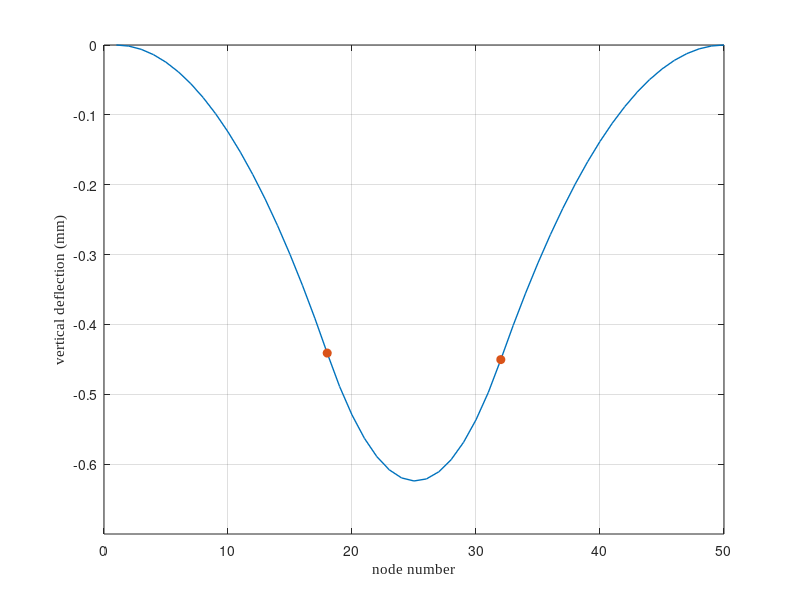
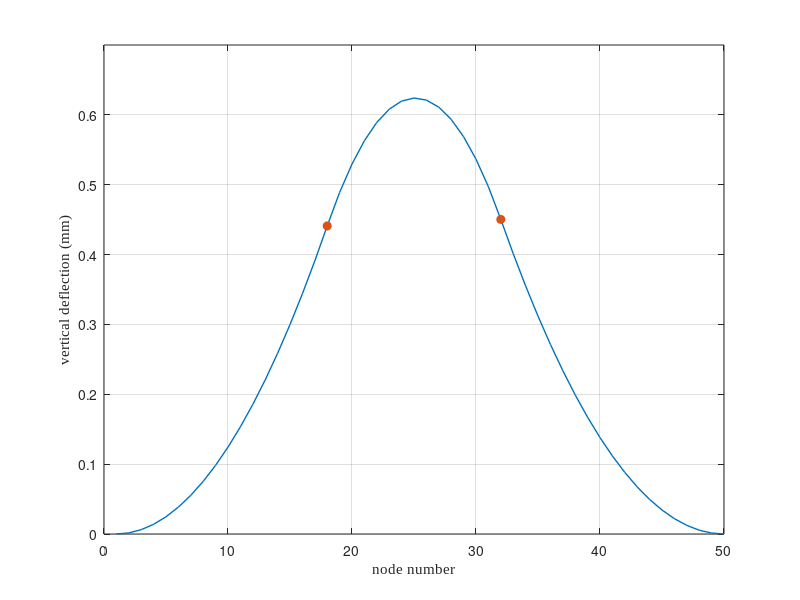
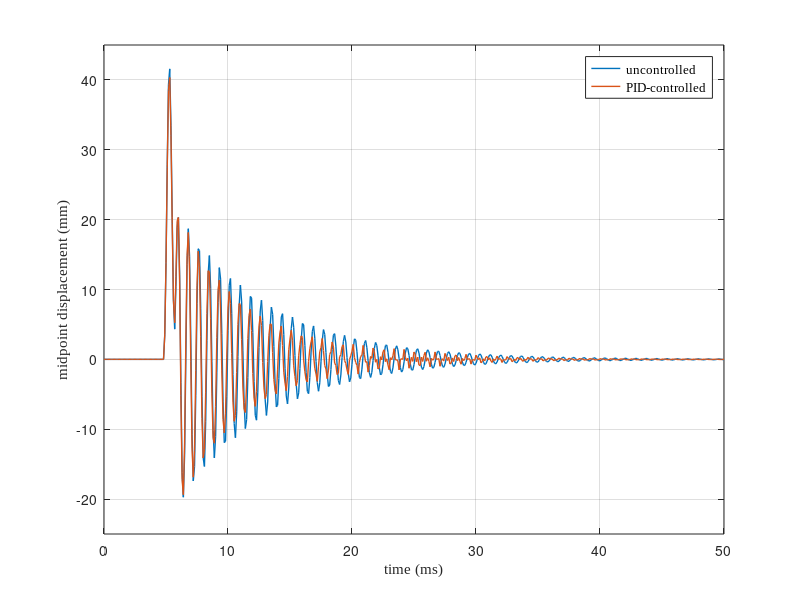
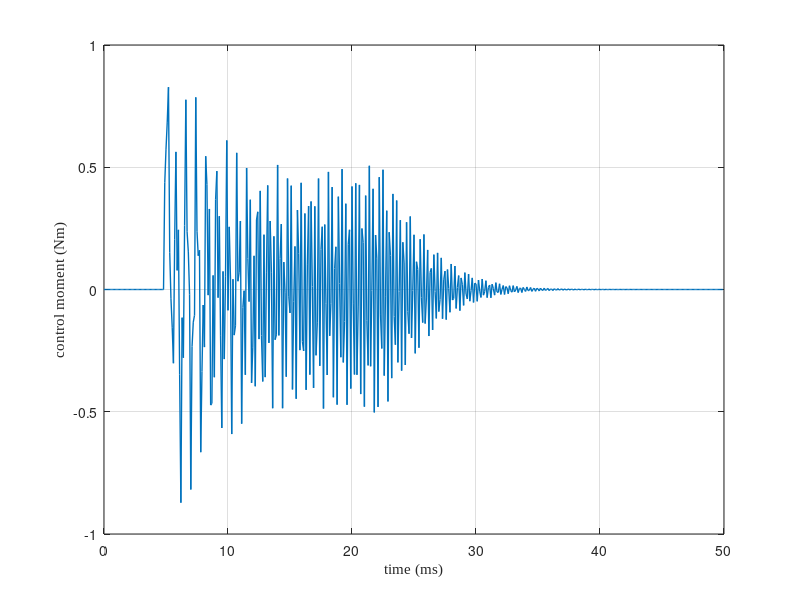

Reproduce these figures in MATLAB, in order. (Note: this script raises an error after producing the figures.)
clear; clc; close all;
% Directory to save figures
saveDir = 'C:\Users\trott\Dropbox\Conference Papers\In Progress\Roberts2025_IMECE\Latex\Figures';
if ~exist(saveDir, 'dir')
    mkdir(saveDir);
end

%% FEM Model Setup
% nElem = 49; E = 210e9; A = 0.01; I = 8.333e-6; rho = 7850; L = 2;
%nElem = 49; E = 210e9; width = 0.05; thickness = 0.005; rho = 7850; L = 1;
nElem = 49; E = 1.8602e10; width = 0.0254; thickness = 0.0016002; rho = 515.379; L = 0.0889;
A = width * thickness; I = (width * thickness^3) / 12; 
nNode = nElem + 1; dof_per_node = 3; totalDOF = nNode * dof_per_node;
Le = L / nElem;
nFrames = 50; colors = lines(nFrames);

% Element matrices
ke_axial = (E*A/Le)*[1 -1; -1 1];
ke_bend = (E*I/Le^3)*[12 6*Le -12 6*Le; 6*Le 4*Le^2 -6*Le 2*Le^2;
                      -12 -6*Le 12 -6*Le; 6*Le 2*Le^2 -6*Le 4*Le^2];
ke = zeros(6); me = zeros(6);
axial = [1 4]; bend = [2 3 5 6];
ke(axial,axial) = ke_axial; ke(bend,bend) = ke_bend;

me_axial = (rho*A*Le/6)*[2 1; 1 2];
me_bend = (rho*A*Le/420)*[156 22*Le 54 -13*Le; 22*Le 4*Le^2 13*Le -3*Le^2;
                          54 13*Le 156 -22*Le; -13*Le -3*Le^2 -22*Le 4*Le^2];
me(axial,axial) = me_axial; me(bend,bend) = me_bend;

K = zeros(totalDOF); M = zeros(totalDOF);
for e = 1:nElem
    idx = (e-1)*dof_per_node + (1:6);
    K(idx,idx) = K(idx,idx) + ke;
    M(idx,idx) = M(idx,idx) + me;
end

% Fixed-fixed boundary
fixedDOF = [1,2,3, totalDOF-2, totalDOF-1, totalDOF];
freeDOF = setdiff(1:totalDOF, fixedDOF);
Kf = K(freeDOF,freeDOF); Mf = M(freeDOF,freeDOF);

%% Static Deflection Under Moment Couple
% Prepare load vector
F_static = zeros(totalDOF, 1);

% Define same moment couple as in control: Nodes 20 and 30
nodeL = 18; nodeR = 32;
DOF_thetaL = (nodeL - 1)*dof_per_node + 3;
DOF_thetaR = (nodeR - 1)*dof_per_node + 3;

M0 = 0.5;  % Nm magnitude of static moment
F_static(DOF_thetaL) = -M0;
F_static(DOF_thetaR) = +M0;

% Apply boundary conditions
F_static_reduced = F_static(freeDOF);

% Solve static equilibrium: Kf * u = F_static
U_static = zeros(totalDOF, 1);
U_static(freeDOF) = Kf \ F_static_reduced;

% Extract vertical displacements
x_nodes = 1:nNode;
w_static = U_static(2:dof_per_node:end);  % vertical DOFs

figure('Units','inches','Position',[1 1 3.6 2.0]);
plot(x_nodes, 1e3*w_static, '-', 'LineWidth', 1);
hold on;

% Mark moment application nodes with red circles
plot(x_nodes([nodeL, nodeR]), 1e3*w_static([nodeL, nodeR]), 'o', ...
     'MarkerSize', 6, 'MarkerFaceColor', colors(2,:), 'Color', colors(2,:));

xlabel('node number', 'FontName', 'Times New Roman', 'FontSize', 11);
ylabel('vertical deflection (mm)', 'FontName', 'Times New Roman', 'FontSize', 11);
ylim([-0.7 0]);
grid on; box on;
print(gcf, fullfile(saveDir, 'static_deflection_moment1'), '-dpng', '-r300');


F_static(DOF_thetaL) = +M0;  % flipped
F_static(DOF_thetaR) = -M0;

% Apply BCs and solve
F_static_reduced = F_static(freeDOF);
U_static = zeros(totalDOF, 1);
U_static(freeDOF) = Kf \ F_static_reduced;

% Extract and plot
x_nodes = 1:nNode;
w_static = U_static(2:dof_per_node:end);  % vertical DOFs

figure('Units','inches','Position',[1 1 3.6 2.0]);
plot(x_nodes, 1e3*w_static, '-', 'LineWidth', 1);
hold on;

% Mark moment application nodes with red circles
plot(x_nodes([nodeL, nodeR]), 1e3*w_static([nodeL, nodeR]), 'o', ...
     'MarkerSize', 6, 'MarkerFaceColor', colors(2,:), 'Color', colors(2,:));
xlabel('node number', 'FontName', 'Times New Roman', 'FontSize', 11);
ylabel('vertical deflection (mm)', 'FontName', 'Times New Roman', 'FontSize', 11);
ylim([0 0.7]);
grid on; box on;
print(gcf, fullfile(saveDir, 'static_deflection_moment2'), '-dpng', '-r300');

%% Rayleigh damping
zeta1 = 0.02; zeta2 = 0.02;
[Phi,D] = eig(Kf,Mf); omega = sqrt(diag(D));
A = [1/(2*omega(1)) omega(1)/2; 1/(2*omega(2)) omega(2)/2];
ab = A\[zeta1; zeta2]; alpha = ab(1); beta = ab(2);
Cf = alpha*Mf + beta*Kf;

%% Time Integration Setup
dt = 1e-4; Tmax = 0.05; Nt = round(Tmax/dt); t = (0:Nt)*dt;
nDOF_f = length(freeDOF);

% Initial Conditions
W_free = zeros(nDOF_f,Nt+1); V = zeros(nDOF_f,Nt+1); Aacc = zeros(nDOF_f,Nt+1);

% Apply impulse near control region
impulse_node = round(25);  
mid_dof_global = (impulse_node-1)*dof_per_node + 2;
mid_dof = find(freeDOF==mid_dof_global);

f_dyn = zeros(nDOF_f, Nt+1);
impulse_val = 1000;

% Apply impulse starting at 0.1 ms (0.0001 s)
impulse_start_time = 0.005;  % seconds
impulse_duration = 0.001;     % impulse lasts for 1 ms
start_idx = round(impulse_start_time / dt);
num_impulse_steps = round(impulse_duration / dt);

% Apply impulse to f_dyn starting at start_idx
f_dyn(mid_dof, start_idx : start_idx + num_impulse_steps - 1) = impulse_val;

% Newmark coefficients
b = 1/4; g = 1/2;
a0 = 1/(b*dt^2); a1 = g/(b*dt); a2 = 1/(b*dt); a3 = 1/(2*b)-1;
a4 = g/b - 1; a5 = dt*(g/(2*b)-1);
Keff = Kf + a1*Cf + a0*Mf;

%% Free Response Simulation
W = W_free; Aacc(:,1) = Mf\(f_dyn(:,1) - Cf*V(:,1) - Kf*W(:,1));
for n = 1:Nt
    Feff = f_dyn(:,n+1) + ...
        Mf*(a0*W(:,n) + a2*V(:,n) + a3*Aacc(:,n)) + ...
        Cf*(a1*W(:,n) + a4*V(:,n) + a5*Aacc(:,n));
    W(:,n+1) = Keff \ Feff;
    Aacc(:,n+1) = a0*(W(:,n+1)-W(:,n)) - a2*V(:,n) - a3*Aacc(:,n);
    V(:,n+1) = V(:,n) + dt*((1-g)*Aacc(:,n) + g*Aacc(:,n+1));
end
W_free = W; A_free = Aacc; V_free = V;

% Control nodes (adjacent rotation DOFs)
left_node = 18; right_node = 32;
thetaL_global = (left_node - 1)*dof_per_node + 3;
thetaR_global = (right_node - 1)*dof_per_node + 3;
idL = find(freeDOF==thetaL_global); idR = find(freeDOF==thetaR_global);

if isempty(idL) || isempty(idR)
    error('Control node DOFs not found in freeDOF!');
end

%% PID Tuning Sweep
% Kp_vals = logspace(-2, -1, 10);
% Kd_vals = logspace(-6, -4, 10);
% Ki_vals = logspace(-8, -1, 5);
% results_pid = [];
% 
% peak_response = max(abs(W_free(mid_dof,:)));
% 
% fprintf('Running PID Tuning Sweep:\n');
% for kp = Kp_vals
%     for kd = Kd_vals
%         for ki = Ki_vals
%             fprintf('  Kp=%.1e, Kd=%.1e, Ki=%.1e ...\n', kp, kd, ki);
%             [peak, settle, rms_a] = run_PID_simulation(kp, kd, ki, ...
%                     zeros(nDOF_f,Nt+1), zeros(nDOF_f,Nt+1), zeros(nDOF_f,Nt+1), ...
%                     f_dyn, Mf, Cf, Kf, Keff, dt, Nt, t, mid_dof, freeDOF, totalDOF, ...
%                     dof_per_node, left_node, right_node, peak_response);
% 
%             results_pid = [results_pid; kp, kd, ki, 1e3*peak, settle, rms_a];
%         end
%     end
% end
% 
% T_pid = array2table(results_pid, ...
%     'VariableNames', {'Kp', 'Kd', 'Ki', 'PeakDisp_mm', 'SettleTime_ms', 'RMSAccel'});
% disp(T_pid);
% sorted_pid = sortrows(T_pid, {'PeakDisp_mm', 'SettleTime_ms', 'RMSAccel'});
% best_pid = sorted_pid(1,:);

%% Use Optimal PID Gains
% Kp = best_pid.Kp;
% Kd = best_pid.Kd;
% Ki = best_pid.Ki;
Kp = 0.2;
Kd = 0.00007;      
Ki = 0.01;
fprintf('Using optimal PID gains: Kp = %.2e, Kd = %.2e, Ki = %.2e\n', Kp, Kd, Ki);

%% Run PID Simulation for Plotting (with shutoff)
W_pid = zeros(nDOF_f,Nt+1); 
V_pid = zeros(nDOF_f,Nt+1); 
A_pid = zeros(nDOF_f,Nt+1);
f_pid = f_dyn; 
M_record_pid = zeros(1,Nt);
curvature_integral = 0;

peak_response = max(abs(W_free(mid_dof,:)));
control_threshold = 0.075 * peak_response;   
sustain_steps = round(0.005 / dt);          
below_thresh_counter = 0;
control_active = true;
decay_factor = 1.0;
decay_tau = 0.005;  
decay_started = false;

for n = 1:Nt
    % Check midpoint DOF magnitude
    if abs(W_pid(mid_dof, n)) < control_threshold
        below_thresh_counter = below_thresh_counter + 1;
    else
        below_thresh_counter = 0;
    end

    % Trigger decay if sustained below threshold
    if control_active && below_thresh_counter >= sustain_steps
        control_active = false;
        decay_started = true;
        decay_start_time = t(n);
    end

    % Update decay factor if in decay mode
    if decay_started
        elapsed_decay = t(n) - decay_start_time;
        decay_factor = exp(-elapsed_decay / decay_tau);
        % Optional: zero control if it’s negligible
        if decay_factor < 1e-4
            decay_factor = 0;
        end
    else
        decay_factor = 1.0;
    end

    % Control moment calculation (decay applied to full law)
    thetaL = W_pid(idL, n); thetaR = W_pid(idR, n);
    dthetaL = V_pid(idL, n); dthetaR = V_pid(idR, n);

    curvature = thetaR - thetaL;
    curvature_rate = dthetaR - dthetaL;
    curvature_integral = curvature_integral + curvature * dt;

    M_control = decay_factor * (-Kp * curvature - Kd * curvature_rate - Ki * curvature_integral);

    % Apply moment couple
    f_pid(idL, n+1) = f_pid(idL, n+1) - M_control;
    f_pid(idR, n+1) = f_pid(idR, n+1) + M_control;

    M_record_pid(n) = M_control;

    % Newmark Integration
    Feff = f_pid(:,n+1) + ...
        Mf*(a0*W_pid(:,n) + a2*V_pid(:,n) + a3*A_pid(:,n)) + ...
        Cf*(a1*W_pid(:,n) + a4*V_pid(:,n) + a5*A_pid(:,n));

    W_pid(:,n+1) = Keff \ Feff;
    A_pid(:,n+1) = a0*(W_pid(:,n+1)-W_pid(:,n)) - a2*V_pid(:,n) - a3*A_pid(:,n);
    V_pid(:,n+1) = V_pid(:,n) + dt*((1-g)*A_pid(:,n) + g*A_pid(:,n+1));
end

%% Plot Displacement Comparison with PID
figure('Units','inches','Position',[1 1 3.6 2.0]);
plot(1e3 * t, 1e3 * W_free(mid_dof,:), 'LineWidth', 1); hold on;
plot(1e3 * t, 1e3 * W_pid(mid_dof,:), 'LineWidth', 1);
xlabel('time (ms)', 'FontName', 'Times New Roman', 'FontSize', 11);
ylabel('midpoint displacement (mm)', 'FontName', 'Times New Roman', 'FontSize', 11);
legend({'uncontrolled', 'PID-controlled'}, 'FontName', 'Times New Roman', 'FontSize', 9);
ylim([-25 45]);
grid on; box on;
print(gcf, fullfile(saveDir, 'displacement_comparison_pid'), '-dpng', '-r300');

%% Plot PID Control Moment
figure('Units','inches','Position',[1 1 3.6 2.0]);
plot(1e3 * t(1:Nt), M_record_pid, 'LineWidth', 1);
xlabel('time (ms)', 'FontName', 'Times New Roman', 'FontSize', 11);
ylabel('control moment (Nm)', 'FontName', 'Times New Roman', 'FontSize', 11);
grid on; box on;
print(gcf, fullfile(saveDir, 'control_moment_pid'), '-dpng', '-r300');

%% Reconstruct full DOF history
U_hist = zeros(totalDOF, Nt+1);
U_hist(freeDOF, :) = W_free;

% Extract vertical displacements
w_hist = U_hist(2:dof_per_node:end, :);
x_nodes = 1:nNode;
t_hist = t;

% Choose frames
frame_idx = round(linspace(1, size(w_hist, 2), nFrames));

% Build colormap based on time progression
cmap = turbo(nFrames);  % Or use 'parula', 'jet', etc.

% Create figure
figure('Units','inches','Position',[1 1 3.6 3.0]);
hold on;

for i = 1:nFrames
    color = cmap(i, :);
    plot(x_nodes, 1e3 * w_hist(:, frame_idx(i)), '-', ...
         'LineWidth', 1.2, 'Color', color);
end

xlabel('node number', 'FontName', 'Times New Roman', 'FontSize', 11);
ylabel('vertical deflection (mm)', 'FontName', 'Times New Roman', 'FontSize', 11);
ylim([-15 30]);
grid on; box on;
set(gca, 'FontName', 'Times New Roman', 'FontSize', 11, 'LineWidth', 1);

% Add custom colorbar as time legend
colormap(cmap);
cb = colorbar('southoutside');
cb.Ticks = linspace(0, 1, 5);
cb.TickLabels = arrayfun(@(i) sprintf('%.0f', 1e3 * t_hist(frame_idx(i))), ...
                         round(linspace(1, nFrames, 5)), 'UniformOutput', false);
cb.Label.String = 'time scale (ms)';
cb.Label.FontName = 'Times New Roman';
cb.Label.FontSize = 11;

% Save
print(gcf, fullfile(saveDir, 'beam_shape_over_time_free_colormap'), '-dpng', '-r300');

%% Performance Metrics
disp('Performance Comparison:');

% Metrics
peak_free = max(abs(W_free(mid_dof,:)));
control_active = true;
control_threshold = 0.01 * peak_free;  % 1% of peak
sustain_steps = round(0.005 / dt);     % 5 ms
below_thresh_counter = 0;
peak_pid = max(abs(W_pid(mid_dof,:)));
rms_window = t <= 0.015;
rms_a_free = rms(A_free(mid_dof, rms_window));
rms_a_pid = rms(A_pid(mid_dof, rms_window));
rms_a_free_dB = 20 * log10(rms_a_free);
rms_a_pid_dB  = 20 * log10(rms_a_pid);

% Settling thresholds
settle_thresh_free = 0.05 * peak_free;
settle_thresh_pid   = 0.05 * peak_pid;
sustain_steps = round(0.005 / dt);  % 5 ms

[~, peak_idx_free] = max(abs(W_free(mid_dof,:)));
[~, peak_idx_pid]   = max(abs(W_pid(mid_dof,:)));

settle_free_ms = NaN;
settle_pid_ms   = NaN;

% Settling time detection
for k = peak_idx_free : Nt - sustain_steps
    window = abs(W_free(mid_dof, k : k + sustain_steps));
    if all(window < settle_thresh_free)
        settle_free_ms = t(k) * 1e3;
        break;
    end
end

for k = peak_idx_pid : Nt - sustain_steps
    window = abs(W_pid(mid_dof, k : k + sustain_steps));
    if all(window < settle_thresh_pid)
        settle_pid_ms = t(k) * 1e3;
        break;
    end
end

% Compute improvements
cond_Keff = cond(Keff);
peak_improvement = (peak_free - peak_pid) / peak_free * 100;
rms_improvement = (rms_a_free_dB - rms_a_pid_dB) / rms_a_free_dB * 100;
% fprintf('DEBUG: RMS free = %.4f, RMS pd = %.4f\n', rms_a_free, rms_a_pid);

if ~isnan(settle_free_ms) && ~isnan(settle_pid_ms) && settle_free_ms > 0
    settle_improvement = (settle_free_ms - settle_pid_ms) / settle_free_ms * 100;
else
    settle_improvement = NaN;
end

% Display results
fprintf('Condition number of Keff: %.2e\n', cond_Keff);
fprintf('%-25s %-12s %-12s %-12s\n', 'Metric', 'Free', 'PD', 'Improvement');
fprintf('%-25s %-12.2f %-12.2f %-12.2f\n', 'Peak Displacement (mm)', ...
        1e3 * peak_free, 1e3 * peak_pid, peak_improvement);
if ~isnan(settle_free_ms) && ~isnan(settle_pid_ms)
    fprintf('%-25s %-12.2f %-12.2f %-12.2f\n', 'Settling Time (ms)', ...
            settle_free_ms, settle_pid_ms, settle_improvement);
else
    fprintf('%-25s %-12s %-12s %-12s\n', 'Settling Time (ms)', ...
            settle_free_ms_str(settle_free_ms), ...
            settle_free_ms_str(settle_pid_ms), '--');
end
fprintf('%-25s %-12.2f %-12.2f %-12.2f\n', 'RMS Accel (dB)', ...
        rms_a_free_dB, rms_a_pid_dB, rms_improvement);

% Helper function to print -- for NaNs
function out = settle_free_ms_str(val)
    if isnan(val)
        out = '--';
    else
        out = sprintf('%.2f', val);
    end
end

%% Helper function for PID simulation
function [peak_pid, settle_pid_ms, rms_pid] = run_PID_simulation(Kp, Kd, Ki, ...
    W0, V0, A0, f_dyn, Mf, Cf, Kf, Keff, dt, Nt, t, mid_dof, freeDOF, ...
    totalDOF, dof_per_node, left_node, right_node, peak_response)

    nDOF_f = size(W0, 1);
    W_pid = W0; V_pid = V0; A_pid = A0;
    f_pid = f_dyn;
    M_record = zeros(1, Nt);
    curvature_integral = 0;

    thetaL_global = (left_node - 1)*dof_per_node + 3;
    thetaR_global = (right_node - 1)*dof_per_node + 3;
    idL = find(freeDOF == thetaL_global); idR = find(freeDOF == thetaR_global);

    b = 1/4; g = 1/2;
    a0 = 1/(b*dt^2); a1 = g/(b*dt); a2 = 1/(b*dt); a3 = 1/(2*b)-1;
    a4 = g/b - 1; a5 = dt*(g/(2*b)-1);

    control_threshold = 0.075 * peak_response;   
    sustain_steps = round(0.005 / dt);          
    below_thresh_counter = 0;
    control_active = true;
    decay_factor = 1.0;
    decay_tau = 0.005;  
    decay_started = false;

    for n = 1:Nt
        % Check midpoint DOF magnitude
        if abs(W_pid(mid_dof, n)) < control_threshold
            below_thresh_counter = below_thresh_counter + 1;
        else
            below_thresh_counter = 0;
        end
    
        % Trigger decay if sustained below threshold
        if control_active && below_thresh_counter >= sustain_steps
            control_active = false;
            decay_started = true;
            decay_start_time = t(n);
        end
    
        % Update decay factor if in decay mode
        if decay_started
            elapsed_decay = t(n) - decay_start_time;
            decay_factor = exp(-elapsed_decay / decay_tau);
            % Optional: zero control if it’s negligible
            if decay_factor < 1e-4
                decay_factor = 0;
            end
        else
            decay_factor = 1.0;
        end
    
        % Control moment calculation (decay applied to full law)
        thetaL = W_pid(idL, n); thetaR = W_pid(idR, n);
        dthetaL = V_pid(idL, n); dthetaR = V_pid(idR, n);
    
        curvature = thetaR - thetaL;
        curvature_rate = dthetaR - dthetaL;
        curvature_integral = curvature_integral + curvature * dt;
    
        M_control = decay_factor * (-Kp * curvature - Kd * curvature_rate - Ki * curvature_integral);
    
        % Apply moment couple
        f_pid(idL, n+1) = f_pid(idL, n+1) - M_control;
        f_pid(idR, n+1) = f_pid(idR, n+1) + M_control;
    
        M_record_pid(n) = M_control;
    
        % Newmark Integration
        Feff = f_pid(:,n+1) + ...
            Mf*(a0*W_pid(:,n) + a2*V_pid(:,n) + a3*A_pid(:,n)) + ...
            Cf*(a1*W_pid(:,n) + a4*V_pid(:,n) + a5*A_pid(:,n));
    
        W_pid(:,n+1) = Keff \ Feff;
        A_pid(:,n+1) = a0*(W_pid(:,n+1)-W_pid(:,n)) - a2*V_pid(:,n) - a3*A_pid(:,n);
        V_pid(:,n+1) = V_pid(:,n) + dt*((1-g)*A_pid(:,n) + g*A_pid(:,n+1));
    end

    response = W_pid(mid_dof, :);
    peak_pid = max(abs(response));
    rms_pid = rms(A_pid(mid_dof, t <= 0.015));

    % Settling time detection
    settle_thresh = 0.05 * peak_pid;
    sustain_steps = round(0.005 / dt);
    [~, peak_idx] = max(abs(response));
    settle_pid_ms = NaN;

    for k = peak_idx:Nt - sustain_steps
        if all(abs(response(k:k + sustain_steps)) < settle_thresh)
            settle_pid_ms = (k * dt) * 1e3;
            break;
        end
    end
end
